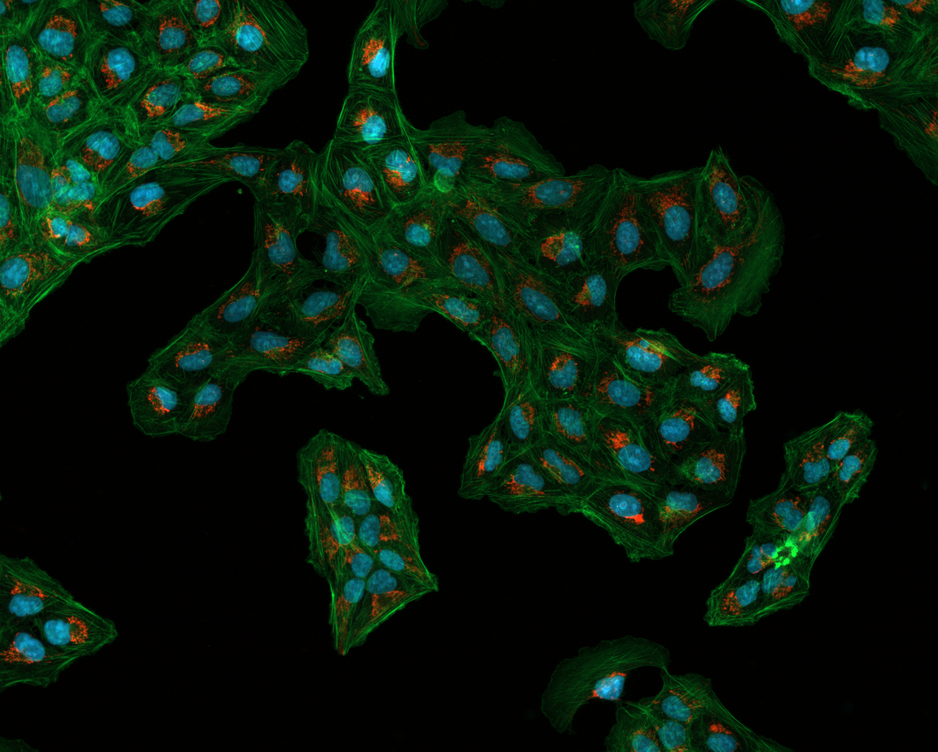
#> input picture Week 4/Code-Week#4/images/Osteosarcoma_01.tif, 938 x 752 px, shrunk from 1376 x 1104 before the run, found by its file name
$ python '6. Automatic thresholding.py'
#> lines starting #> are read from the running program, lines starting #| are printed output that depends on the picture; after the words box and inside, x2 and y2 are one past the last pixel; in counts of white or black regions, pixels touching at a corner belong together
# -*- coding: utf-8 -*-
"""
Created on Wed Jan 31 21:55:39 2024

@author: Noopa Jagadeesh
"""

"""
Manual and auto thresholding
"""

import cv2
import matplotlib.pyplot as plt

img = cv2.imread("C:/Users/Downloads/COSC/Week-4/images/Osteosarcoma_01.tif", 1)
#> img is the input picture: shape (752, 938, 3); mean B, G, R 11.1, 23.9, 7
plt.imshow(img)
#########################MANUAL##################
#Separate blue channels
blue_channel = img[:,:,0]
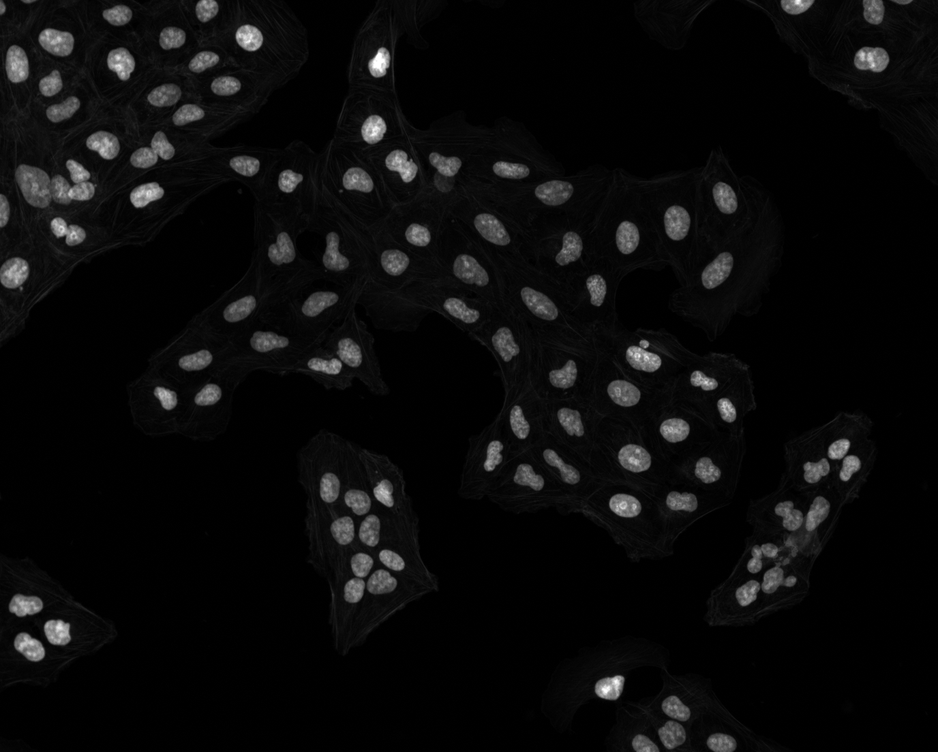
#> blue_channel: shape (752, 938); min 0, max 255, mean 11.1
plt.imshow(blue_channel, cmap='gray')

plt.hist(blue_channel.flat, bins=100, range=(0,255))  #.flat returns the flattened numpy array (1D)
#plt.hist(blue_channel.flat, bins=100, range=(0,150))

#Manual thresholding by setting threshold value to numpy array
#After thresholding we will get a binary image.
background = (blue_channel <= 40)
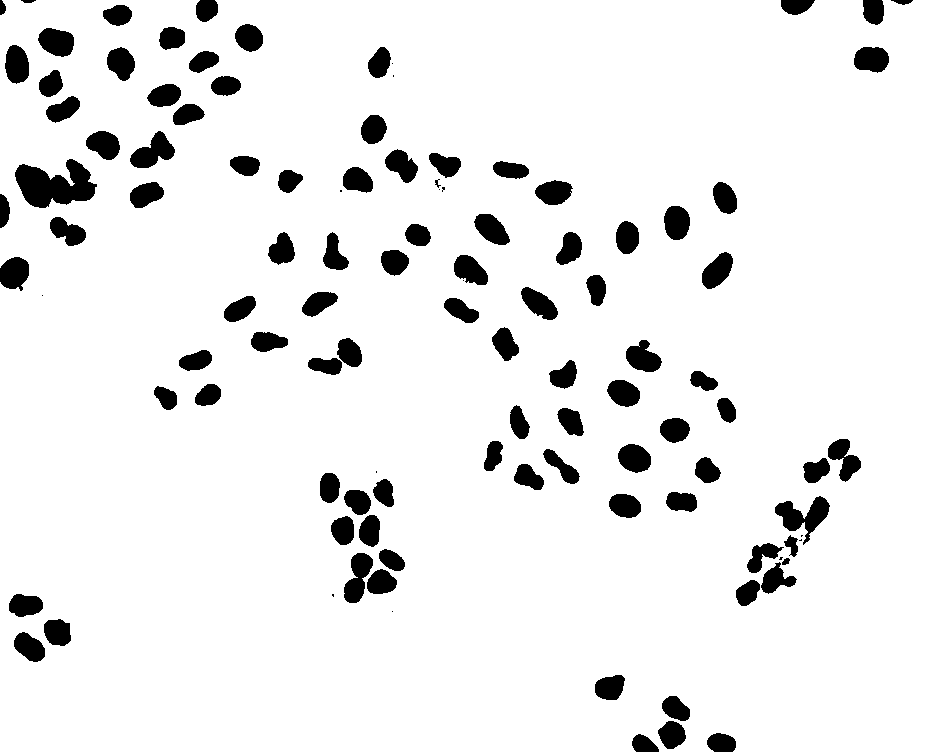
#> background: shape (752, 938) bool; 92.4% white; 111 black regions (13 under 20 px), largest, box (x1, y1, x2, y2) and area: (15, 159, 97, 208) 2455, (775, 496, 830, 545) 1144, (130, 131, 175, 168) 906
nuclei = (blue_channel > 40)
plt.imshow(nuclei, cmap='gray')

#Using opencv to perform manual threshold
#All pixels above 40 will have pixel value 255
#Should be exactly same as the above method.
ret1, thresh1 = cv2.threshold(blue_channel, 40, 255, cv2.THRESH_BINARY)
plt.imshow(thresh1, cmap='gray')

######################################################

############# AUTO using OTSU ##########################
#Using opencv for otsu based automatic thresholding
ret2, thresh2 = cv2.threshold(blue_channel,0,255,cv2.THRESH_BINARY+cv2.THRESH_OTSU)
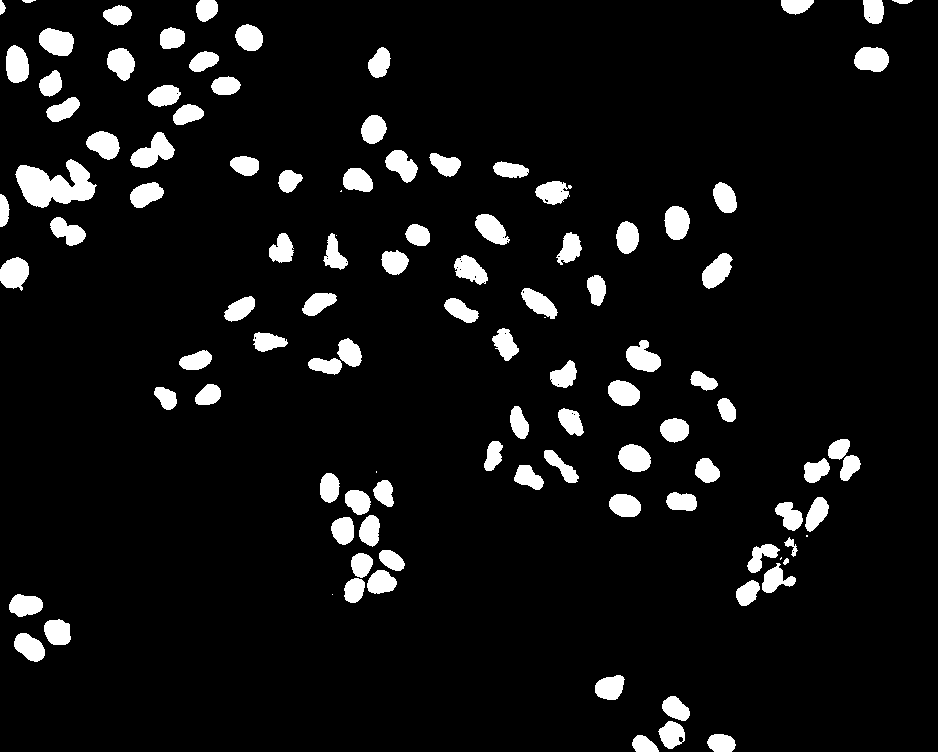
#> thresh2: shape (752, 938); 7.1% white; 107 white regions (7 under 20 px), largest, box (x1, y1, x2, y2) and area: (15, 159, 97, 208) 2345, (130, 132, 175, 168) 862, (39, 28, 74, 56) 747
#> ret2 = 50
plt.imshow(thresh2, cmap='gray')
#Reports a value of 50 as threshold for the nuclei.

#Now, let us segment the image, meaning assign values of 0, 1, 2, ... to pixels
import numpy as np
#np.digitize needs bins to be defined as an array
#So let us convert the threshold value to an array
# #np.digitize assign values 0, 1, 2, 3, ... to pixels in each class.
#For binary it would be 0 and 1.
regions1=np.digitize(blue_channel, bins=np.array([ret2]))
#> regions1: shape (752, 938) int64; values 0 (black) and 1 (white), 7.2% white; 106 white regions (7 under 20 px), largest, box (x1, y1, x2, y2) and area: (15, 159, 97, 208) 2351, (130, 131, 175, 168) 867, (344, 553, 373, 603) 829
plt.imshow(regions1)
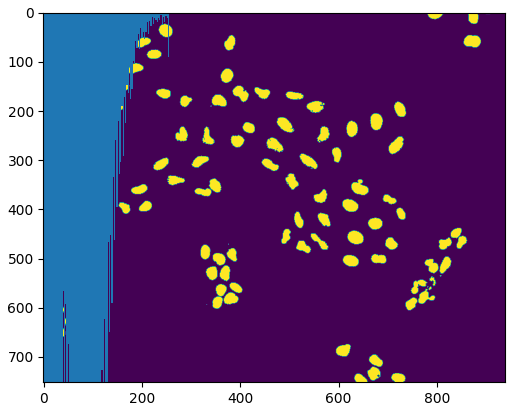
#> figure drawn by matplotlib, 1 panel; B, G, R data is drawn as R, G, B
